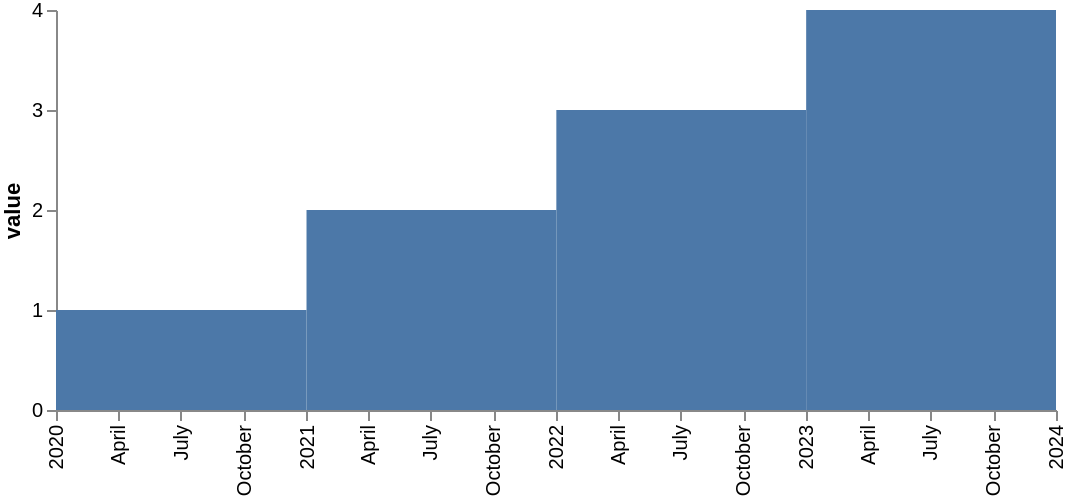

Vega-Lite specification stored for this chart:
### Vega specification from a JSON file in a GitHub repository (floating-point values rounded to 4 significant figures)
{"$schema": "https://vega.github.io/schema/vega/v5.json", "width": 500, "height": 200, "data": [{"name": "data", "values": [{"t": "2020-01-01", "value": 1}, {"t": "2021-01-01", "value": 2}, {"t": "2022-01-01", "value": 3}, {"t": "2023-01-01", "value": 4}], "format": {"type": "json", "parse": {"t": "date"}}, "transform": [{"type": "timeunit", "field": "t", "inferUnits": true}]}], "marks": [{"name": "marks", "type": "rect", "from": {"data": "data"}, "encode": {"update": {"fill": {"value": "#4c78a8"}, "x": {"scale": "x", "field": "unit0"}, "x2": {"scale": "x", "field": "unit1"}, "y": {"signal": "height"}, "y2": {"scale": "y", "field": "value"}}}}], "scales": [{"name": "x", "type": "time", "domain": {"data": "data", "fields": ["unit0", "unit1"]}, "range": [0, {"signal": "width"}]}, {"name": "y", "type": "linear", "domain": {"data": "data", "field": "value"}, "range": [{"signal": "height"}, 0], "zero": true}], "axes": [{"scale": "x", "orient": "bottom", "labelAlign": "right", "labelAngle": 270, "labelBaseline": "middle"}, {"scale": "y", "orient": "left", "title": "value", "tickCount": {"signal": "ceil(height/40)"}}]}
